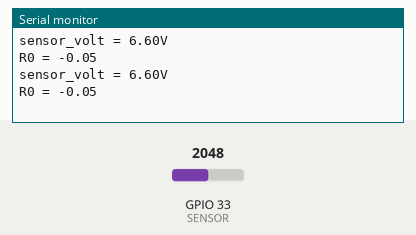
A sketch run on a simulated ESP32. Shown: the last lines printed to the serial monitor. Inputs (shaded band) come from the test bench; at power-on: GPIO 33 (SENSOR) = 2048.

Above: at 1.2 s.
1.3 s: GPIO 33 (SENSOR) set to 0
At 2.9 s:
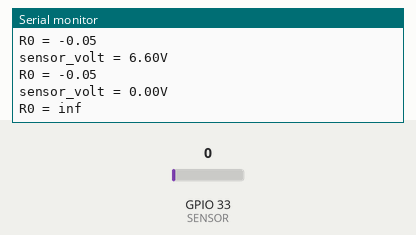
4.3 s: GPIO 33 (SENSOR) set to 140
At 5.8 s:
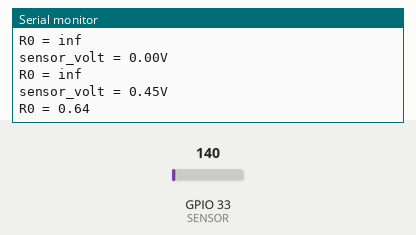
Timing chart, 0 to 7.3 s (numbered marks = the images above; inputs shaded):
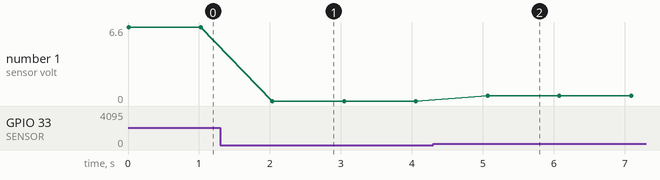

Measured:
- after the input at 1.3 s, the serial monitor: prints a new line after 0.73 s (image 1)
- after the input at 4.3 s, the serial monitor: prints a new line after 0.77 s (image 2)
- plotted number 1: 0 → 0.45 after the input at 4.3 s

The sketch:

SMOKE.ino
```cpp
#define SENSOR 33
void setup() {
    Serial.begin(115200);
}

void loop() {
    float sensor_volt;
    float RS_air; //  Get the value of RS via in a clear air
    float R0;  // Get the value of R0 via in H2
    float sensorValue;

  // Get a average data by testing 100 times
    for(int x = 0 ; x < 100 ; x++)
    {
        sensorValue = sensorValue + analogRead(SENSOR);
    }
    sensorValue = sensorValue/100.0;


    sensor_volt = sensorValue/1024*3.3;
    RS_air = (3.3-sensor_volt)/sensor_volt; // omit * RL
    R0 = RS_air/9.8; // The ratio of RS/R0 is 9.8 in a clear air from Graph (Found using WebPlotDigitizer)

    Serial.print("sensor_volt = ");
    Serial.print(sensor_volt);
    Serial.println("V");

    Serial.print("R0 = ");
    Serial.println(R0);
    delay(1000);
}
```
